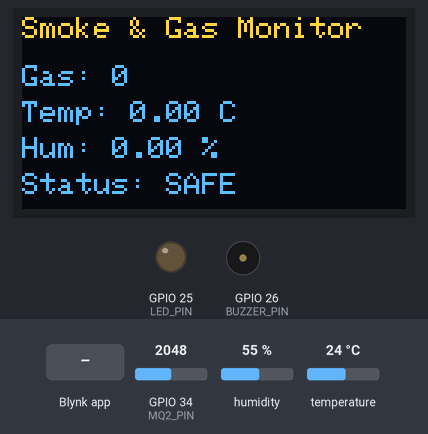
A program run on a simulated ESP32. Parts: 128×64 one-colour display, output pins drawn as LEDs (lit = HIGH), buzzer (waves = sounding, pin HIGH). The test bench sets the inputs (shaded band); at power-on: GPIO 34 (MQ2_PIN) = 2048, humidity 55 %, temperature 24 °C. The OLED is the two-colour kind (top 16 rows yellow); WiFi joins after 1.5 s; servers stay silent unless stated; no MQTT or app messages arrive unless stated; what the program prints to the serial monitor is not drawn.

Above: at 9.5 s.
9.6 s: GPIO 34 (MQ2_PIN) set to 3400
At 11.8 s:
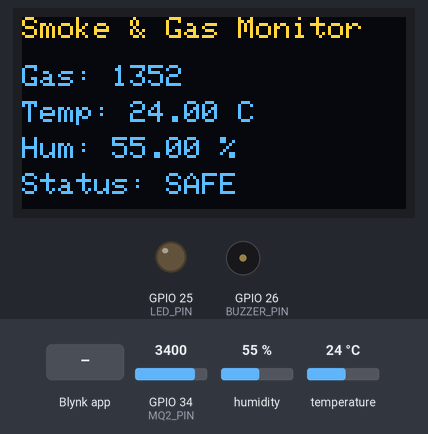
12.4 s: GPIO 34 (MQ2_PIN) set to 3516
At 13.4 s:
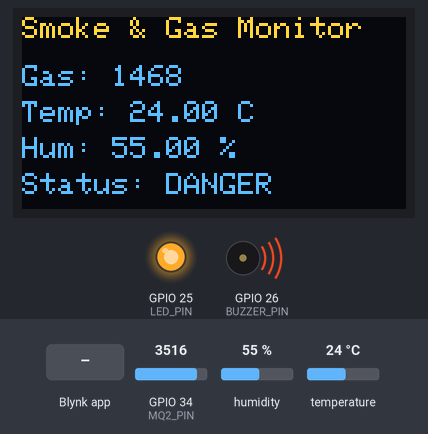
14.4 s: Blynk app writes 0 to V1
At 14.8 s:
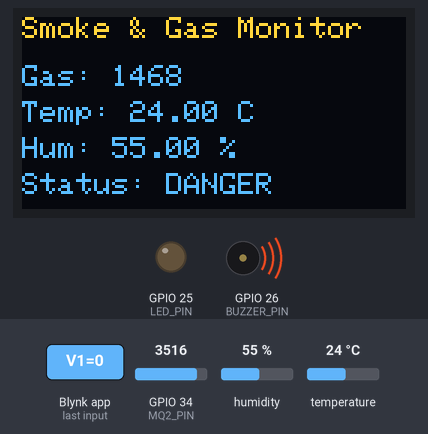
16.4 s: Blynk app writes 0 to V2
At 16.8 s:
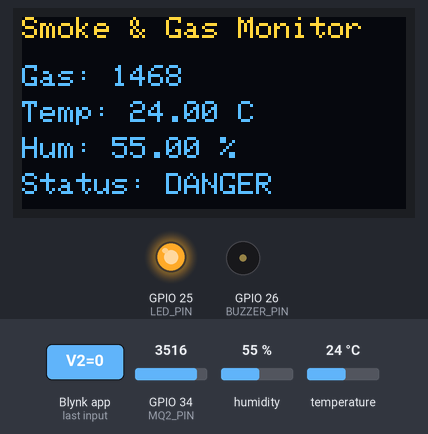
18.4 s: humidity set to 22 %
At 23.4 s:
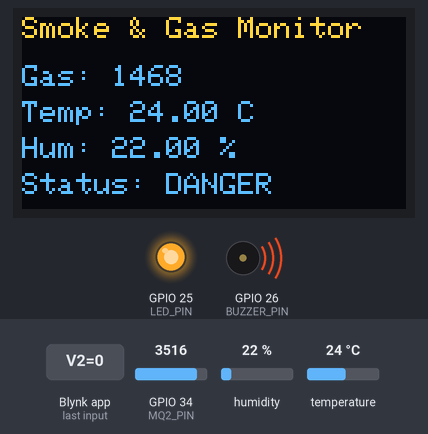
24.4 s: temperature set to 12 °C
At 27.6 s:
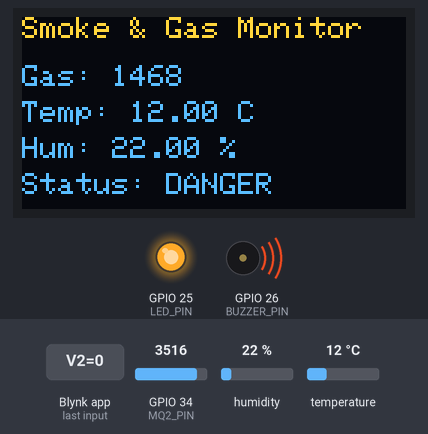
Timing chart, 0 to 29.1 s (numbered marks = the images above; inputs shaded):
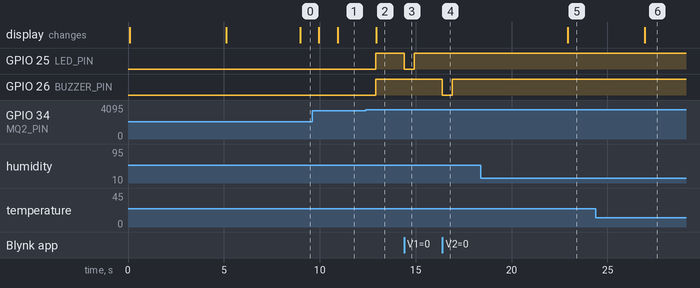

The program:

main.cpp
```cpp
#include <Arduino.h>
#include <WiFi.h>

/************ BLYNK CONFIG ************/
#define BLYNK_PRINT Serial
#define BLYNK_TEMPLATE_ID "TMPL6Qn-korQc"
#define BLYNK_TEMPLATE_NAME "smoke gas detector"
#define BLYNK_AUTH_TOKEN "MxA1hq2ju3z0V5hHu1fpJdn5swegF-ko"

#include <BlynkSimpleEsp32.h>

/************ MQTT LIBRARY ************/
#include <PubSubClient.h>

/************ LIBRARIES ************/
#include <Wire.h>
#include <Adafruit_GFX.h>
#include <Adafruit_SSD1306.h>
#include <DHT.h>

/************ WIFI CONFIG ************/
char ssid[] = "155-A";
char pass[] = "616597FA";

/************ MQTT CONFIG ************/
const char* mqtt_server = "broker.hivemq.com";
WiFiClient espClient;
PubSubClient client(espClient);

/************ MQTT TOPICS ************/
#define TOPIC_GAS     "esp32/smoke/gas"
#define TOPIC_TEMP    "esp32/smoke/temp"
#define TOPIC_HUM     "esp32/smoke/humidity"
#define TOPIC_STATUS  "esp32/smoke/status"

/************ PIN CONFIG ************/
#define MQ2_PIN     34
#define BUZZER_PIN  26
#define LED_PIN     25

#define DHT_PIN     27
#define DHT_TYPE    DHT11

/************ OLED CONFIG ************/
#define SCREEN_WIDTH 128
#define SCREEN_HEIGHT 64
#define OLED_RESET   -1
#define OLED_ADDR    0x3C

Adafruit_SSD1306 display(SCREEN_WIDTH, SCREEN_HEIGHT, &Wire, OLED_RESET);

/************ OBJECTS ************/
DHT dht(DHT_PIN, DHT_TYPE);
BlynkTimer timer;

/************ VARIABLES ************/
int gasThreshold = 1400;
int baseline = 0;

bool ledState = false;
bool buzzerState = false;

float currentTemp = 0.0;
float currentHumidity = 0.0;

/************ MQTT CONNECT ************/
void reconnectMQTT() {
  while (!client.connected()) {
    Serial.print("Connecting to MQTT...");
    if (client.connect("ESP32_SmokeDetector")) {
      Serial.println("connected");
    } else {
      Serial.print("failed rc=");
      Serial.print(client.state());
      delay(2000);
    }
  }
}

/************ BASELINE CALIBRATION ************/
void calibrateBaseline() {
  display.clearDisplay();
  display.setTextSize(1);
  display.setTextColor(WHITE);
  display.setCursor(0, 0);
  display.println("Calibrating MQ2...");
  display.display();

  long sum = 0;
  const int samples = 50;

  for (int i = 0; i < samples; i++) {
    sum += analogRead(MQ2_PIN);
    delay(100);
  }

  baseline = sum / samples;

  display.clearDisplay();
  display.println("Calibration Done");
  display.display();
  delay(1000);
}

/************ READ MQ2 ************/
void readMQ2() {
  int rawValue = analogRead(MQ2_PIN);
  int gasValue = rawValue - baseline;
  if (gasValue < 0) gasValue = 0;

  bool danger = gasValue > gasThreshold;

  if (danger) {
    digitalWrite(LED_PIN, HIGH);
    digitalWrite(BUZZER_PIN, HIGH);
    ledState = true;
    buzzerState = true;
    Blynk.logEvent("smoke_alert", "Smoke/Gas Detected!");
  } else {
    digitalWrite(LED_PIN, LOW);
    digitalWrite(BUZZER_PIN, LOW);
    ledState = false;
    buzzerState = false;
  }

  // Blynk
  Blynk.virtualWrite(V0, gasValue);
  Blynk.virtualWrite(V1, ledState);
  Blynk.virtualWrite(V2, buzzerState);

  // MQTT
  if (!client.connected()) reconnectMQTT();
  client.loop();
  client.publish(TOPIC_GAS, String(gasValue).c_str());
  client.publish(TOPIC_STATUS, danger ? "DANGER" : "SAFE");

  // OLED
  display.clearDisplay();
  display.setTextSize(1);
  display.setTextColor(WHITE);

  display.setCursor(0, 0);
  display.println("Smoke & Gas Monitor");

  display.setCursor(0, 16);
  display.print("Gas: ");
  display.println(gasValue);

  display.setCursor(0, 28);
  display.print("Temp: ");
  display.print(currentTemp);
  display.println(" C");

  display.setCursor(0, 40);
  display.print("Hum: ");
  display.print(currentHumidity);
  display.println(" %");

  display.setCursor(0, 52);
  display.print("Status: ");
  display.println(danger ? "DANGER" : "SAFE");

  display.display();
}

/************ READ DHT ************/
void readDHT() {
  float h = dht.readHumidity();
  float t = dht.readTemperature();

  if (isnan(h) || isnan(t)) {
    Serial.println("DHT read failed");
    return;
  }

  currentTemp = t;
  currentHumidity = h;

  Blynk.virtualWrite(V4, currentTemp);
  Blynk.virtualWrite(V5, currentHumidity);

  if (!client.connected()) reconnectMQTT();
  client.loop();
  client.publish(TOPIC_TEMP, String(currentTemp).c_str());
  client.publish(TOPIC_HUM, String(currentHumidity).c_str());
}

/************ BLYNK CONTROLS ************/
BLYNK_WRITE(V1) {
  ledState = param.asInt();
  digitalWrite(LED_PIN, ledState);
}

BLYNK_WRITE(V2) {
  buzzerState = param.asInt();
  digitalWrite(BUZZER_PIN, buzzerState);
}

/************ SETUP ************/
void setup() {
  Serial.begin(9600);

  pinMode(MQ2_PIN, INPUT);
  pinMode(LED_PIN, OUTPUT);
  pinMode(BUZZER_PIN, OUTPUT);

  Wire.begin(21, 22);
  display.begin(SSD1306_SWITCHCAPVCC, OLED_ADDR);
  display.clearDisplay();
  display.println("System Starting...");
  display.display();

  dht.begin();
  calibrateBaseline();

  Blynk.begin(BLYNK_AUTH_TOKEN, ssid, pass);

  client.setServer(mqtt_server, 1883);

  timer.setInterval(1000L, readMQ2);
  timer.setInterval(2000L, readDHT);
}

/************ LOOP ************/
void loop() {
  Blynk.run();
  timer.run();
  client.loop();
}
```

Measured:
- the behaviour switches between 3448 and 3449 on GPIO 34 (MQ2_PIN) (found by bisection; images 1 and 2)
- after the input at 9.6 s, the display: first changes after 0.34 s (image 1 shows a later state)
- after the input at 12.4 s, GPIO 25 (LED_PIN), GPIO 26 (BUZZER_PIN): LOW → HIGH after 0.52 s; the display: changes after 0.55 s (image 2)
- after the input at 14.4 s, GPIO 25 (LED_PIN): HIGH → LOW at once, → HIGH 0.52 s later
- after the input at 16.4 s, GPIO 26 (BUZZER_PIN): HIGH → LOW at once, → HIGH 0.52 s later
- after the input at 18.4 s, the display: changes after 4.5 s (image 5)
- after the input at 24.4 s, the display: changes after 2.5 s (image 6)
